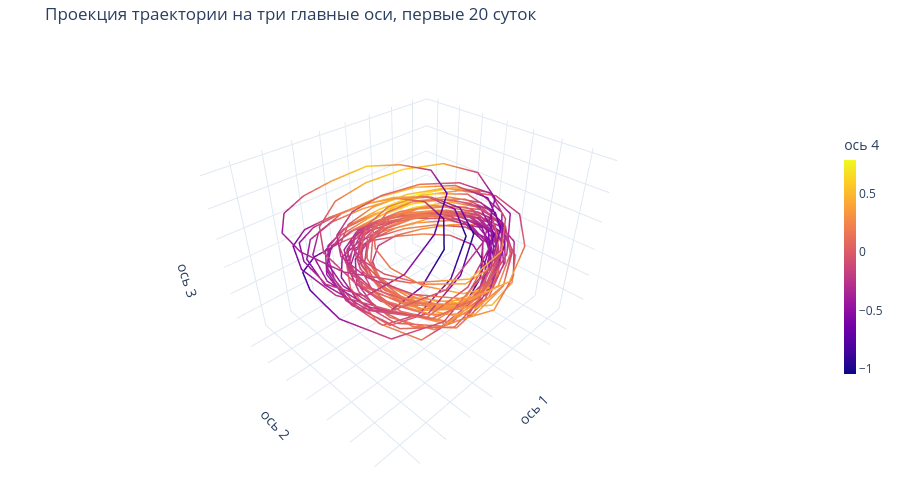

The code cell stored with this chart in its notebook:
### Markdown cell above
## Фазовое пространство
Точка фазового пространства составлена из уровней воды $\eta_i(t)$ на станциях $i=1,\dots,8$ в моменты $t$ и $t-\tau$; отсчёты берём раз в час:
$$X(t)=\bigl(\eta_1(t),\dots,\eta_8(t),\ \eta_1(t-\tau),\dots,\eta_8(t-\tau)\bigr)\in\mathbb R^{16},\qquad \tau=3\ \text{ч}.$$
Ниже показаны проекция траектории $X(t)$ на три главные оси (цвет показывает четвёртую ось) и сингулярные числа облака точек, делённые на наибольшее. Для сравнения взят чистый прилив: сумма шести волн с частотами NOAA, подогнанная к записи.

### Code cell
X = with_delay(eta, 3)
P = pca(X)
span = 20 * 24
hide = dict(showticklabels=False, showspikes=False)
fig = go.Figure(go.Scatter3d(x=P[:span, 0], y=P[:span, 1], z=P[:span, 2], mode="lines", customdata=t[3:span + 3] / 24,
                             line=dict(width=3, color=P[:span, 3], colorscale="Plasma", colorbar=dict(title="ось 4", thickness=12, len=0.6)),
                             hovertemplate="сутки %{customdata:.2f}<extra></extra>"))
fig.update_scenes(xaxis=dict(title="ось 1", **hide), yaxis=dict(title="ось 2", **hide), zaxis=dict(title="ось 3", **hide), aspectmode="data")
fig.update_layout(template="plotly_white", height=480, margin=dict(l=10, r=10, t=40, b=10), title="Проекция траектории на три главные оси, первые 20 суток")
fig.show()

### Figure 1 — Plotly figure (JSON) as saved in the notebook; plotly's stock layout.template omitted (floating-point values rounded to 4 significant figures; data arrays with more than 128 entries replaced by an {"elided": "..."} marker saying what was removed)
{"data": [{"customdata": {"elided": "480 float values"}, "hovertemplate": "сутки %{customdata:.2f}<extra></extra>", "line": {"color": {"elided": "480 float values"}, "colorbar": {"len": 0.6, "thickness": 12, "title": {"text": "ось 4"}}, "colorscale": [[0, "#0d0887"], [0.1111, "#46039f"], [0.2222, "#7201a8"], [0.3333, "#9c179e"], [0.4444, "#bd3786"], [0.5556, "#d8576b"], [0.6667, "#ed7953"], [0.7778, "#fb9f3a"], [0.8889, "#fdca26"], [1, "#f0f921"]], "width": 3}, "mode": "lines", "type": "scatter3d", "x": {"elided": "480 float values"}, "y": {"elided": "480 float values"}, "z": {"elided": "480 float values"}}], "layout": {"height": 480, "margin": {"b": 10, "l": 10, "r": 10, "t": 40}, "scene": {"aspectmode": "data", "xaxis": {"showspikes": false, "showticklabels": false, "title": {"text": "ось 1"}}, "yaxis": {"showspikes": false, "showticklabels": false, "title": {"text": "ось 2"}}, "zaxis": {"showspikes": false, "showticklabels": false, "title": {"text": "ось 3"}}}, "title": {"text": "Проекция траектории на три главные оси, первые 20 суток"}}}
